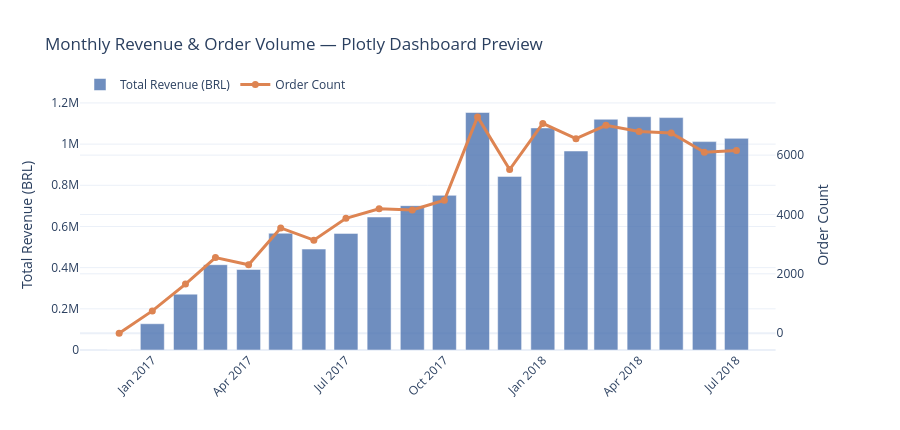

Notebook source saved alongside this figure:
### Code cell
# ── Plotly — interactive dual-axis (Dashboard preview) ──────────────────────
mp = monthly_revenue.copy()
mp['month_str'] = mp['purchase_year_month'].astype(str)

fig_q1 = make_subplots(specs=[[{'secondary_y': True}]])
fig_q1.add_trace(
    go.Bar(x=mp['month_str'], 
           y=mp['total_revenue'],
           name='Total Revenue (BRL)', 
           marker_color=BRAND_COLOR, 
           opacity=0.8), secondary_y=False)

fig_q1.add_trace(
    go.Scatter(x=mp['month_str'], 
               y=mp['orders'],
               name='Order Count', 
               mode='lines+markers',
               line=dict(color=ACCENT_COLOR, width=3), 
               marker=dict(size=7)), secondary_y=True)

fig_q1.update_layout(
    title='Monthly Revenue & Order Volume — Plotly Dashboard Preview',
    template=PLOTLY_TEMPLATE, 
    legend=dict(orientation='h', y=1.12),
    height=430, 
    xaxis_tickangle=-45,
)
fig_q1.update_yaxes(title_text='Total Revenue (BRL)', secondary_y=False)
fig_q1.update_yaxes(title_text='Order Count',         secondary_y=True)
fig_q1.show()

### Figure 1 — Plotly figure (JSON) as saved in the notebook; plotly's stock layout.template omitted (floating-point values rounded to 4 significant figures)
{"data": [{"marker": {"color": "#4C72B0"}, "name": "Total Revenue (BRL)", "opacity": 0.8, "type": "bar", "x": ["2016-12", "2017-01", "2017-02", "2017-03", "2017-04", "2017-05", "2017-06", "2017-07", "2017-08", "2017-09", "2017-10", "2017-11", "2017-12", "2018-01", "2018-02", "2018-03", "2018-04", "2018-05", "2018-06", "2018-07"], "xaxis": "x", "y": [19.62, 127500.0, 271300.0, 414400.0, 391000.0, 567100.0, 490200.0, 566400.0, 646000.0, 701200.0, 751100.0, 1154000.0, 843200.0, 1079000.0, 966500.0, 1121000.0, 1133000.0, 1129000.0, 1012000.0, 1028000.0], "yaxis": "y"}, {"line": {"color": "#DD8452", "width": 3}, "marker": {"size": 7}, "mode": "lines+markers", "name": "Order Count", "type": "scatter", "x": ["2016-12", "2017-01", "2017-02", "2017-03", "2017-04", "2017-05", "2017-06", "2017-07", "2017-08", "2017-09", "2017-10", "2017-11", "2017-12", "2018-01", "2018-02", "2018-03", "2018-04", "2018-05", "2018-06", "2018-07"], "xaxis": "x", "y": [1, 750, 1653, 2546, 2303, 3546, 3135, 3872, 4193, 4150, 4478, 7289, 5513, 7069, 6555, 7003, 6798, 6749, 6099, 6159], "yaxis": "y2"}], "layout": {"height": 430, "legend": {"orientation": "h", "y": 1.12}, "title": {"text": "Monthly Revenue & Order Volume — Plotly Dashboard Preview"}, "xaxis": {"anchor": "y", "domain": [0, 0.94], "tickangle": -45}, "yaxis": {"anchor": "x", "domain": [0, 1], "title": {"text": "Total Revenue (BRL)"}}, "yaxis2": {"anchor": "x", "overlaying": "y", "side": "right", "title": {"text": "Order Count"}}}}
